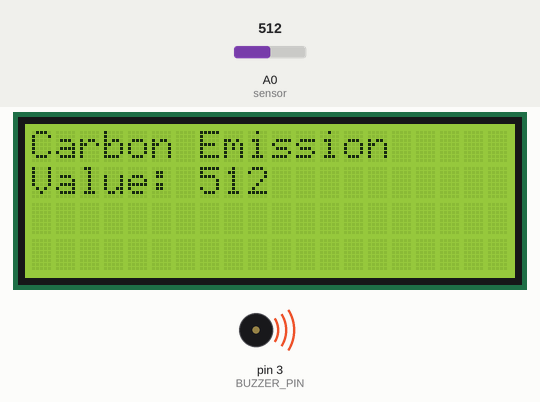
A sketch run on a simulated Arduino Uno, built with avr-gcc and run on an emulated ATmega328P. Parts: 20×4 character LCD, buzzer (waves = sounding, pin HIGH). The test bench sets the inputs (shaded band); at power-on: A0 (sensor) = 512. What the sketch prints to the serial monitor is not drawn.

Above: at 1.2 s.
1.3 s: A0 (sensor) set to 325
At 3.2 s:
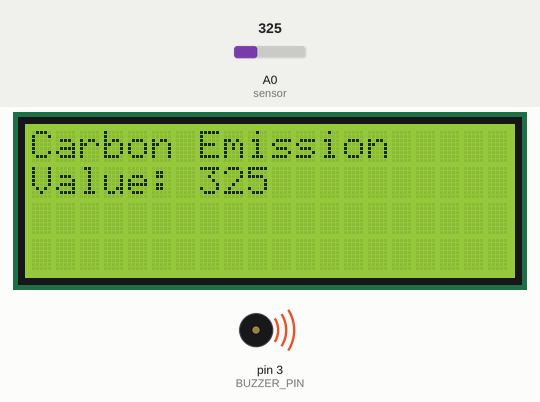
3.6 s: A0 (sensor) set to 299
At 4.5 s:
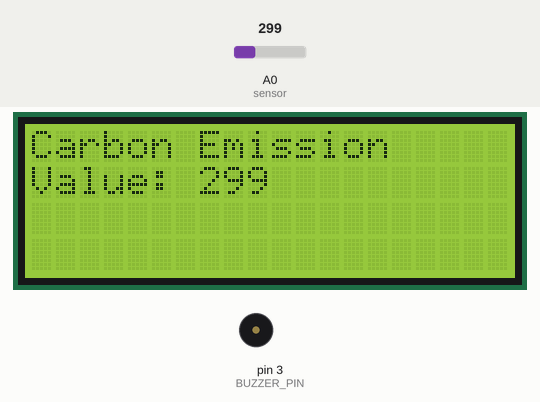
5.6 s: A0 (sensor) set to 324
At 7.0 s:
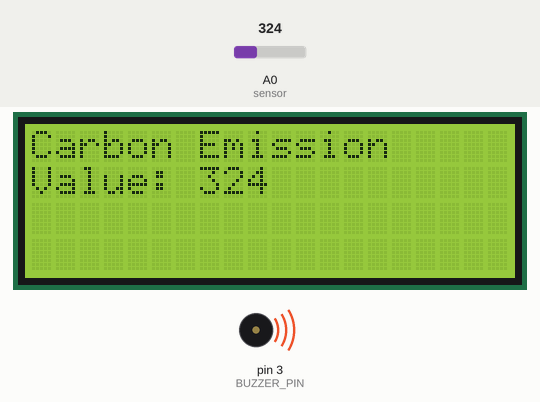
Timing chart, 0 to 8.6 s (numbered marks = the images above; inputs shaded):
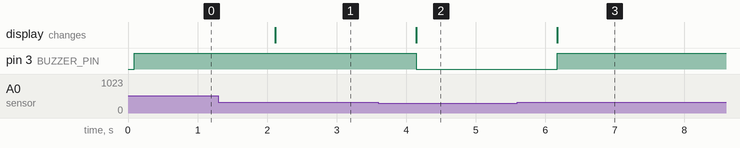

Measured:
- the behaviour switches between 315 and 314 on A0 (sensor) (found by bisection; images 1 and 2)
- after the input at 1.3 s, the display: changes after 0.82 s (image 1)
- after the input at 3.6 s, pin 3 (BUZZER_PIN): HIGH → LOW after 0.54 s; the display: changes after 0.54 s (image 2)
- after the input at 5.6 s, pin 3 (BUZZER_PIN): LOW → HIGH after 0.57 s; the display: changes after 0.57 s (image 3)

The sketch:

gas-lcd.ino
```cpp
#include <Wire.h>
#include <LiquidCrystal_I2C.h>

#define BUZZER_PIN 3

// Initialize the LCD with I2C address 0x27 and dimensions 20x4
LiquidCrystal_I2C lcd(0x27, 20, 4);

void setup()
{
  pinMode(BUZZER_PIN, OUTPUT);  // Set buzzer pin as output
  Serial.begin(9600);           // Start serial communication
  lcd.init();                   // Initialize the LCD
  lcd.backlight();              // Turn on the LCD backlight
  lcd.setCursor(0, 0);
  lcd.print("Carbon Emission");
}

void loop()
{
  int sensorValue = analogRead(A0);  // Read value from sensor
  //Serial.println(sensorValue);       // Print value to Serial Monitor

  // Display the sensor value on the LCD at position (0, 1)
  lcd.setCursor(0, 1);
  lcd.print("Value: ");
  lcd.print(sensorValue);
  lcd.print("   ");  // Clear trailing digits if sensor value decreases

  // Control the buzzer based on sensor value
  if (sensorValue > 314)
  {
    digitalWrite(BUZZER_PIN, HIGH);  // Turn on the buzzer
    Serial.println(sensorValue);
  }
  else
  {
    digitalWrite(BUZZER_PIN, LOW);   // Turn off the buzzer
  }

  delay(1000);  // Wait for 1 second before the next reading
}
```
